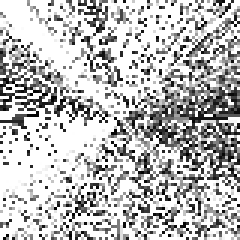
#> input picture thalamus-sorter/00003-layernorm-embeddings/test1_layernorm_rmsnorm_dims2_100k.png, 80 x 80 px, given in place of the camera (shown 3 times larger)
$ python nn.py   (older library calls are emulated)
#> lines starting #> are read from the running program, lines starting #| are printed output that depends on the picture
import cv2
import math
import numpy as np
import random

CAMERA_DIM = (64//2, 48//2)

def get_new_coordinates(ix, iy, jx, jy):
    """Gets new set of coordinates closer to each other"""
    # Compute the Euclidean distance between the original points
    d = math.sqrt((ix - jx) ** 2 + (iy - jy) ** 2)
    if d == 0:
        return ix, iy, jx, jy

    # Compute the midpoint of the line segment connecting the original points
    mx = (ix + jx) / 2
    my = (iy + jy) / 2

    # Compute the unit vector in the direction of the line segment connecting the original points
    ux = (jx - ix) / d
    uy = (jy - iy) / d

    # Compute the perpendicular unit vector to the line segment
    vx = -uy
    vy = -ux

    # Compute the coordinates of the new points
    k = math.sqrt(d ** 2 - (d / 2) ** 2)  # distance from midpoint to new points
    new_ix = round(ix + ux)
    new_iy = round(iy + uy)
    new_jx = round(jx - ux)
    new_jy = round(jy - uy)
    return (new_ix, new_iy, new_jx, new_jy)

# Define the sigmoid activation function
def sigmoid(x):
    return 1 / (1 + np.exp(-x))

# Define the derivative of the sigmoid function
def sigmoid_derivative(x):
    return sigmoid(x) * (1 - sigmoid(x))

# [75 lines left out: functions train, pearson_correlation, matrix_correlations_v2, not called in this run]

def correlation(temporal, i, j):
    x = temporal[i, :]
    y = temporal[j, :]
    if not np.all(np.diff(x)) or not np.all(np.diff(y)):
        return 0
    if np.sum(np.abs(np.diff(x))) < 0.8:
        return 0
    n = x.size
    covariance = np.sum((x - np.mean(x)) * (y - np.mean(y))) / n
    std_dev_x = np.sqrt(np.sum((x - np.mean(x)) ** 2) / n)
    std_dev_y = np.sqrt(np.sum((y - np.mean(y)) ** 2) / n)
    if not std_dev_x * std_dev_y:
        return 0
    correlation = covariance / (std_dev_x * std_dev_y)
    return correlation

def get_gray_image(cap):

    # Capture a frame from the camera
    ret = False

    # Continuously capture frames from the camera until a valid frame is available
    while True:
        # Capture a frame from the camera
        ret, frame = cap.read()

        # Check if the frame is valid
        if ret:
            break
        #cv2.waitKey(10)

    # Resize the frame to a smaller size
    resized_frame = cv2.resize(frame, CAMERA_DIM)

    # Convert the resized frame to grayscale
    gray_frame = cv2.cvtColor(resized_frame, cv2.COLOR_BGR2GRAY)

    # Flatten the grayscale frame to a one-dimensional numpy array
    gray_vector = np.ravel(gray_frame) / 255.0

    return gray_vector

def show(gray_vector):
    # Reshape the flattened grayscale frame to its original size
    gray_frame = np.reshape(gray_vector, (CAMERA_DIM[1], CAMERA_DIM[0]))

    # Normalize the grayscale frame to the range of 0 to 255
    normalized_frame = cv2.normalize(
        gray_frame, None, 0, 255, cv2.NORM_MINMAX, dtype=cv2.CV_8U)

    # Display the normalized frame as an image
    cv2.imshow("Normalized Frame", normalized_frame)
    cv2.waitKey(1)

def sorter(temporal, W1, input_dim, output_dim):
    i = random.randint(0, input_dim-1)
    j = random.randint(0, output_dim-1)
    ix, iy = coords(i, CAMERA_DIM[0], CAMERA_DIM[1])
    jx, jy = coords(j, CAMERA_DIM[0], CAMERA_DIM[1])
    (new_ix, new_iy, new_jx, new_jy) = get_new_coordinates(ix, iy, jx, jy)
    new_i = to_index(new_ix, new_iy, CAMERA_DIM[0], CAMERA_DIM[1])
    new_j = to_index(new_jx, new_jy, CAMERA_DIM[0], CAMERA_DIM[1])
    #W1[new_i], W1[i] = W1[i], W1[new_i]
    #W1[new_j], W1[j] = W1[j], W1[new_j]
    rate = 0.01
    corr = correlation(temporal, i, j)
    if corr > 0.9:
        dwi = W1[i, j] * rate
        # [9 lines of commented-out code are left out]

    return True

def coords(i, w, h):
    x = i % w
    y = i // w
    return (x, y)

def to_index(x, y, w, h):
    return y*w + x

def tick():
    steps = 3
    input_dim = np.prod(CAMERA_DIM)
    output_dim = input_dim
    temporal = np.zeros((input_dim, steps))
    W1 = np.eye(input_dim, output_dim)
    #W1 = np.random.rand(input_dim, output_dim)
    #for i in range(32*10):
    #    for j in range(output_dim):
    #        W1[j, i + CAMERA_DIM[0]*5] = 0
    # Initialize the default camera
    cap = cv2.VideoCapture(0)
    tick = 0
    while True:
        step = tick % steps
        tick += 1
        input = get_gray_image(cap)
        #print(temporal[:, step], step)
        z1 = np.dot(input, W1)
        a1 = sigmoid(z1)
        temporal[:, step] = z1
        success_sort_count = 0
        for i in range(1000):
            success_sort_count += sorter(temporal, W1, input_dim, output_dim)
        #print(success_sort_count)
        show(z1)
#> this loop made 31 passes
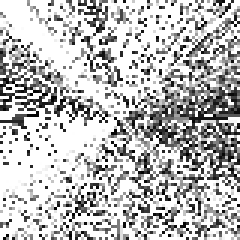
#> input picture thalamus-sorter/00003-layernorm-embeddings/test1_layernorm_rmsnorm_dims2_100k.png, 80 x 80 px, given in place of the camera (shown 3 times larger)
#> pass 1, in get_gray_image, `resized_frame = cv2.resize(frame, CAMERA_DIM)`:
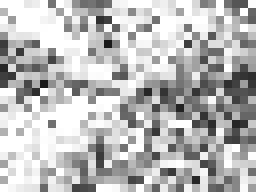
#> resized_frame: shape (24, 32, 3) (shown 8 times larger); min 24, max 255, mean 185.7
#> pass 1, in show, `normalized_frame = cv2.normalize( gray_frame, None, 0, 255, cv2.NORM_M..`:
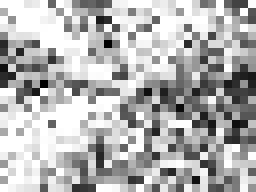
#> normalized_frame: shape (24, 32) (shown 8 times larger); min 0, max 255, mean 178.5
#> after the loop, temporal = 768 rows, first 8: [1, 1, 1], [1, 1, 1], [1, 1, 1], [0.906, 0.906, 0.906], [0.929, 0.929, 0.929], [1, 1, 1], [0.451, 0.451, 0.451], [1, 1, 1]; tick = 31
    cap.release()
    cv2.destroyAllWindows()

if __name__ == '__main__':
    assert get_new_coordinates(1, 1, 1, 1) == (1, 1, 1, 1)
    assert get_new_coordinates(1, 1, 5, 5) == (2, 2, 4, 4)
    assert get_new_coordinates(5, 5, 1, 1) == (4, 4, 2, 2)
    assert get_new_coordinates(-5, -5, 5, 5) == (-4, -4, 4, 4)
    assert get_new_coordinates(1, 1, 1, 2) == (1, 2, 1, 1)
    tick()

$ run again, on thalamus-sorter/00003-layernorm-embeddings/test4_rmsnorm_dims16_500k.png
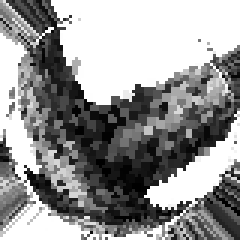
#> input picture thalamus-sorter/00003-layernorm-embeddings/test4_rmsnorm_dims16_500k.png, 80 x 80 px, given in place of the camera (shown 3 times larger)
#> the loop in tick, `while True:` made 31 passes
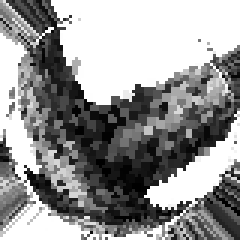
#> input picture thalamus-sorter/00003-layernorm-embeddings/test4_rmsnorm_dims16_500k.png, 80 x 80 px, given in place of the camera (shown 3 times larger)
#> pass 1, in get_gray_image, `resized_frame = cv2.resize(frame, CAMERA_DIM)`:
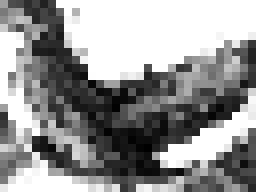
#> resized_frame: shape (24, 32, 3) (shown 8 times larger); min 0, max 255, mean 149.7
#> after the loop in tick, `while True:`: temporal = 768 rows, first 8: [0.624, 0.624, 0.624], [0.302, 0.302, 0.302], [0.282, 0.282, 0.282], [0.176, 0.176, 0.176], [0.255, 0.255, 0.255], [0.129, 0.129, 0.129], [0.251, 0.251, 0.251], [1, 1, 1]; tick = 31

$ run again, on thalamus-sorter/00003-layernorm-embeddings/test5_rmsnorm_margin0_dims16_500k.png
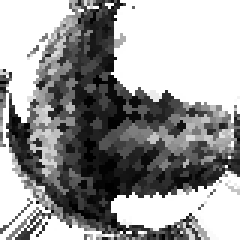
#> input picture thalamus-sorter/00003-layernorm-embeddings/test5_rmsnorm_margin0_dims16_500k.png, 80 x 80 px, given in place of the camera (shown 3 times larger)
#> the loop in tick, `while True:` made 31 passes
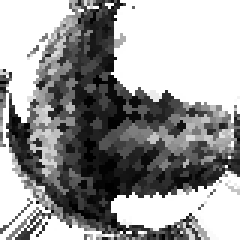
#> input picture thalamus-sorter/00003-layernorm-embeddings/test5_rmsnorm_margin0_dims16_500k.png, 80 x 80 px, given in place of the camera (shown 3 times larger)
#> pass 1, in get_gray_image, `resized_frame = cv2.resize(frame, CAMERA_DIM)`:
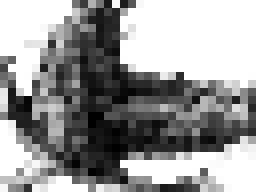
#> resized_frame: shape (24, 32, 3) (shown 8 times larger); min 0, max 255, mean 153.4
#> after the loop in tick, `while True:`: temporal = 768 rows, first 8: [1, 1, 1], [1, 1, 1], [1, 1, 1], [1, 1, 1], [1, 1, 1], [1, 1, 1], [1, 1, 1], [1, 1, 1]; tick = 31
